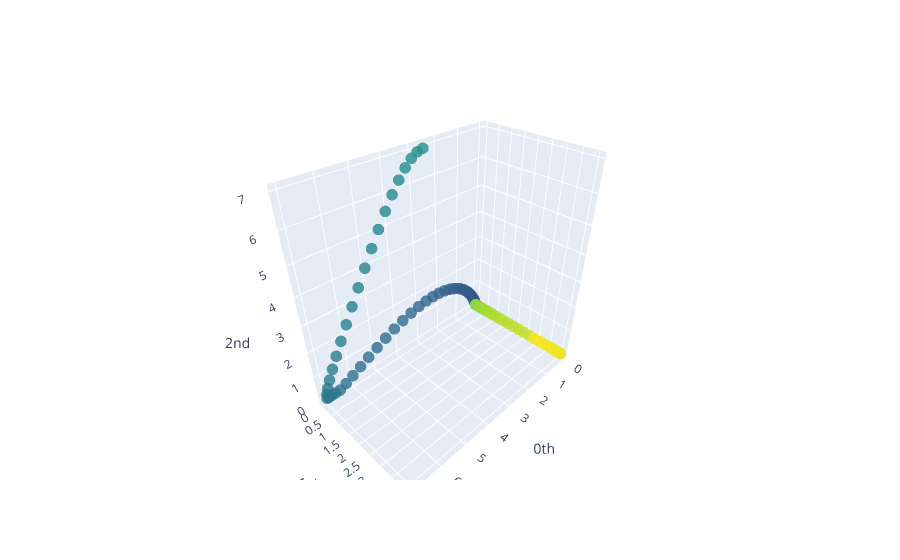

Notebook code for this chart:
### Code cell
from gtda.plotting import plot_point_cloud

plot_point_cloud(nmf)

### Figure 1 — Plotly figure (JSON) as saved in the notebook; plotly's stock layout.template omitted (floating-point values rounded to 4 significant figures; data arrays with more than 128 entries replaced by an {"elided": "..."} marker saying what was removed)
{"data": [{"marker": {"color": {"elided": "200 int values"}, "colorscale": [[0, "#440154"], [0.1111, "#482878"], [0.2222, "#3e4989"], [0.3333, "#31688e"], [0.4444, "#26828e"], [0.5556, "#1f9e89"], [0.6667, "#35b779"], [0.7778, "#6ece58"], [0.8889, "#b5de2b"], [1, "#fde725"]], "opacity": 0.8, "size": 4}, "mode": "markers", "type": "scatter3d", "x": {"elided": "200 float values"}, "y": {"elided": "200 float values"}, "z": {"elided": "200 float values"}}], "layout": {"scene": {"xaxis": {"exponentformat": "e", "showexponent": "all", "title": {"text": "0th"}, "type": "linear"}, "yaxis": {"exponentformat": "e", "showexponent": "all", "title": {"text": "1st"}, "type": "linear"}, "zaxis": {"exponentformat": "e", "showexponent": "all", "title": {"text": "2nd"}, "type": "linear"}}}}
